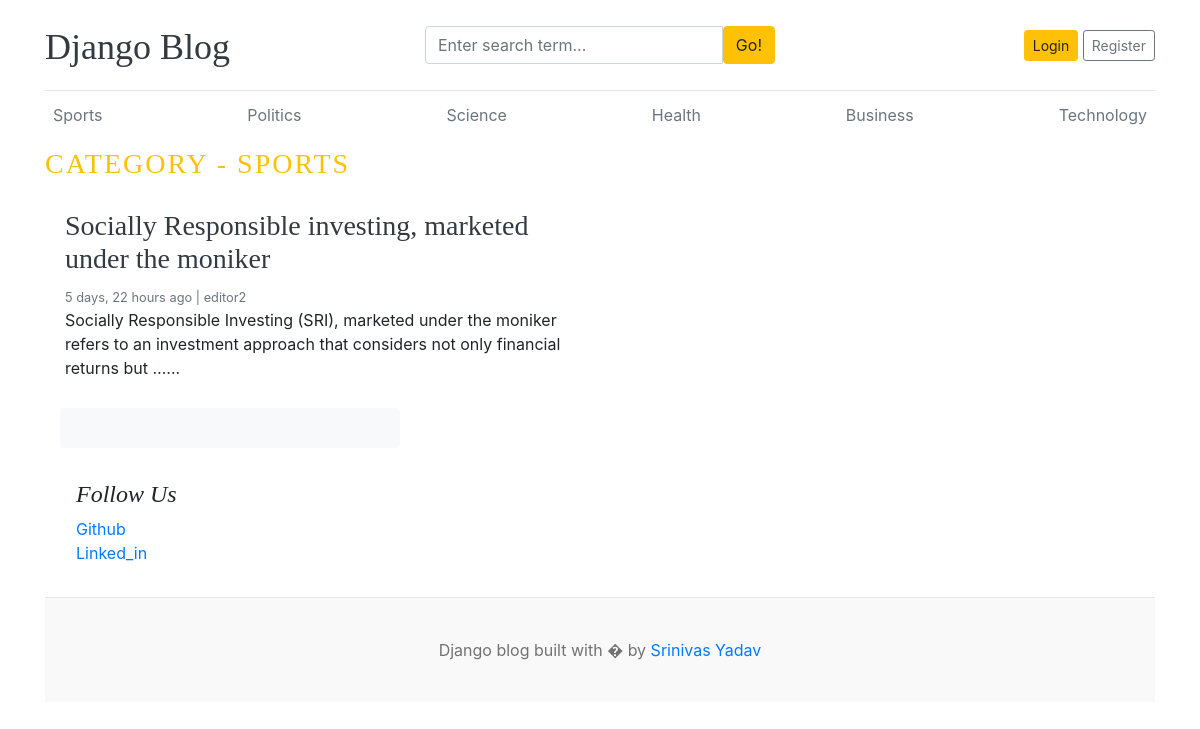
Page /category/1/ on the committed database.
### blogs/models.py (models this page shows, shortened)
class Category(models.Model):
    category_name = models.CharField(max_length=50, unique=True)
    created_at=models.DateTimeField(auto_now_add=True)
    updated_at=models.DateTimeField(auto_now=True)
    class Meta:
        verbose_name_plural = 'Categories'

class Blog(models.Model):
    title = models.CharField(max_length=100)
    slug = models.SlugField(max_length=100, unique=True, blank=False)
    category = models.ForeignKey(Category, on_delete=models.CASCADE)
    author = models.ForeignKey(User, on_delete=models.CASCADE)
    featured_image = models.ImageField(upload_to = '%Y/%m/%d')
    short_description = models.TextField(max_length=500)
    blog_body = models.TextField(max_length=2000)
    status = models.CharField(max_length=20, choices=STATUS_CHOICES, default="Draft")
    is_featured  = models.BooleanField(default=False)
    created_at=models.DateTimeField(auto_now_add=True)
    updated_at=models.DateTimeField(auto_now=True)

### about/models.py (models this page shows, shortened)
class SocialLink(models.Model):
    platform = models.CharField(max_length=25)
    link = models.URLField(max_length=100)
    created_at=models.DateTimeField(auto_now_add=True)
    updated_at=models.DateTimeField(auto_now=True)
    class Meta:
        verbose_name_plural = 'SocialLink'

### blogs/views.py (the view)
# urls.py: path('<int:category_id>/', views.posts_by_category, name='posts_by_category'),
def posts_by_category(request, category_id):
    posts = Blog.objects.filter(status='Published', category= category_id).order_by('-updated_at')
    try:
        category=Category.objects.get(id=category_id)
    except:
        return redirect('home')
    context={
        'posts': posts,
        'category': category
    }
    return render(request, 'posts_by_category.html', context)

### blogs/context_processors.py (called while the page is built)
def get_categories(request):
    categories = Category.objects.all()
    return dict(categories=categories)

def get_social_links(request):
    social_links = SocialLink.objects.all()
    return dict(social_links=social_links)

### templates/posts_by_category.html (shortened to what this page needs)
{% extends 'base.html' %}
{% block content %}
<h3 class="text-uppercase text-warning" style="letter-spacing: 2px;">Category - {{category.category_name}}</h3>
<div class="row mb-2">
  {% if posts%}
  {% for post in posts %}
  <div class="col-md-6">
    <div class="card border-0">
      <div class="card-body">
        <h3><a href="{% url 'blogs' slug=post.slug %}" class="text-decoration-none text-dark">{{ post.title }}</a></h3>
        <small class="mb-1 text-muted">{{post.updated_at | timesince}} ago | {{ post.author }}</small>
        <p class="card-text">{{ post.short_description|truncatewords:20 }}...</p>
      </div>
    </div>
  </div>
  {% endfor %}
  {% else %}
  <p>No posts available in this category.</p>
  {% endif %}
</div>
<aside class="col-md-4 blog-sidebar">
  <div class="p-3 mb-3 bg-light rounded">
  </div>
  {% if social_links %}
  <div class="p-3">
    <h4 class="font-italic">Follow Us</h4>
    <ol class="list-unstyled">
      {% for link in social_links %}
      <li><a href="{{ link.link }}" target="_blank">{{ link.platform }}</a></li>
      {% endfor %}
    </ol>
  </div>
  {% endif %}
</aside>
{% endblock %}

### templates/base.html (shortened to what this page needs)
{% load static %}
<!DOCTYPE html>
<html lang="en">
<head>
  <link href="https://getbootstrap.com/docs/4.0/dist/css/bootstrap.min.css" rel="stylesheet">
  <link href="{% static 'css/blog.css' %}" rel="stylesheet">
  <link rel="stylesheet" href="https://cdnjs.cloudflare.com/ajax/libs/font-awesome/4.7.0/css/font-awesome.min.css">
</head>
<body>
  <div class="container">
    <header class="blog-header py-3">
      <div class="row flex-nowrap justify-content-between align-items-center">
        <div class="col-4 pt-1">
          <a class="blog-header-logo text-dark" href="/">Django Blog</a>
        </div>
        <div class="col-4">
          <form action="{% url 'search' %}" method="GET">
            <div class="input-group">
              <input class="form-control" type="text" name="keyword" value="{{ keyword }}"
                placeholder="Enter search term..." aria-label="Enter search term..." aria-describedby="button-search" />
              <button type="submit" class="btn btn-warning" id="button-search" type="button">Go!</button>
            </div>
          </form>
        </div>
        <div class="col-4 d-flex justify-content-end align-items-center">
          {% if not user.is_authenticated %}
          <a class="btn btn-sm btn-warning" href="{% url 'login' %}">Login</a> &nbsp;
          <a class="btn btn-sm btn-outline-secondary" href="{% url 'register' %}">Register</a>
          {% else %}
          <span><a href="{% url 'dashboards' %}">Dashboard</a></span>
          &emsp;
          <span><a href="{% url 'logout' %}">Logout</a></span>
          {% endif %}
        </div>
      </div>
    </header>
    <div class="nav-scroller py-1 mb-2">
      <nav class="nav d-flex justify-content-between">
        {% for category in categories %}
        <a class="p-2 text-muted" href="{% url 'posts_by_category' category.id %}">{{ category.category_name }}</a>
        {% endfor %}
      </nav>
    </div>
    {% block content %}
    {% endblock %}
    <footer class="blog-footer">
      <p>Django blog built with � by <a href="#">Srinivas Yadav</a></p>
    </footer>
</body>
</html>

### blog_main/static/css/blog.css (style rules this page uses)
.blog-header { border-bottom: 1px solid #e5e5e5; }
.blog-header-logo { font-family: "Playfair Display", Georgia, "Times New Roman", serif; font-size: 2.25rem; }
h1, h2, h3, h4, h5, h6 { font-family: "Playfair Display", Georgia, "Times New Roman", serif; }
.blog-footer { padding: 2.5rem 0; color: #727272; text-align: center; background-color: #f9f9f9; border-top: .05rem solid #e5e5e5; }
.blog-footer p:last-child { margin-bottom: 0; }

### rows in the picture
Category: category_name "Sports", category_name "SPORTS"
Category: category_name "Politics"
Category: category_name "Science"
Category: category_name "Health"
Category: category_name "Business"
Category: category_name "Technology"
Blog: title "Socially Responsible investing, marketed under the moniker", updated_at "5 days, 22 hours", author "editor2", short_description "Socially Responsible Investing (SRI), marketed under the moniker refers to an investment approach that considers not only financial returns but …"
SocialLink: platform "Github"
SocialLink: platform "Linked_in"
